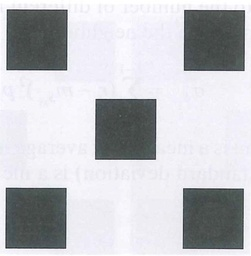
#> input picture HW/HW3/HW3_2/hidden object.jpg, 251 x 256 px, shrunk from 652 x 665 before the run
$ python hw3_2_histogram_statistic.py
#> lines starting #> are read from the running program, lines starting #| are printed output that depends on the picture; long printed decimals are rounded
import cv2
import numpy as np
import matplotlib.pyplot as plt


img = cv2.imread("hidden object.jpg", cv2.IMREAD_GRAYSCALE)  # shape: (665, 652, 3)
#> img: shape (256, 251); min 36, max 255, mean 195
# img = cv2.imread("hidden object2.png", cv2.IMREAD_GRAYSCALE)  # shape: (665, 652, 3)

# img = cv2.resize(img, (652,665),interpolation=cv2.INTER_AREA)
cv2.imwrite("ori.png", img)


global_mean = np.mean(img)
#> global_mean = 195
print(global_mean)
#| 195.020

global_std = np.std(img)
#> global_std = 73.61
print(global_std)
#| 73.606


kernel_size = 5
output_img = np.zeros_like(img)
h, w = img.shape
#> h = 256; w = 251
print(img.shape)
#| (256, 251)
img = np.pad(img, ((kernel_size//2,kernel_size//2),(kernel_size//2,kernel_size//2)))
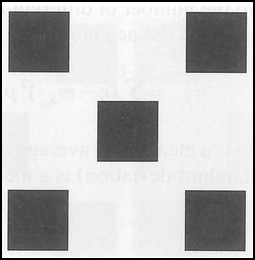
#> img: shape (260, 255); min 0, max 255, mean 189
print(img.shape)
#| (260, 255)

# k0, k1, k2, k3 = 0.16, 0.3, 0, 0.1
k0, k1, k2, k3 = 0.025,2, 0, 0.1


for y in np.arange(kernel_size//2, h - (kernel_size//2+1)):  #652
    for x in np.arange(kernel_size//2, w - kernel_size//2+1):

        area = img[(y-(kernel_size//2)) : (y+(kernel_size//2+1)), (x-(kernel_size//2)) : (x+(kernel_size//2+1))]
        local_mean = np.mean(area)
        local_std =np.std(area)

        if (local_mean >= k0 *global_mean) and (local_mean <= k1 *global_mean) and (local_std >= k2*global_std ) and (local_std <= k3*global_std ):

            output_img[y, x] = img[y, x]* 10
            # output_img[y, x] = img[y, x]* 5

        else:
            output_img[y, x] = img[y, x]
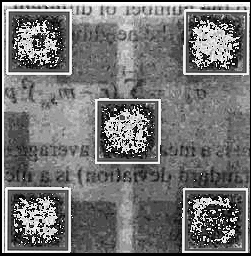
#> output_img: shape (256, 251); min 0, max 255, mean 116


cv2.imwrite("ori_3_2_hist_stat.png", output_img)
# cv2.imwrite("3_2_hist_stat.png", output_img)
